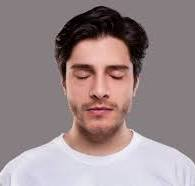
#> input picture BE/1.jpg, 195 x 186 px
$ python -i preprocessing.py   (imports and definitions only)
#> lines starting #> are read from the running program, lines starting #| are printed output that depends on the picture
#> further down, picture is the input picture: shape (186, 195, 3); mean B, G, R 138.2, 136.5, 152.8
import cv2
import numpy as np

class Preprocessing:
    def __init__(self, img_size=(101, 101), normalize=True, detect_both_eyes=True):
        """
        Bộ tiền xử lý nâng cao cho phát hiện mắt rõ nét.
        """
        self.img_size = img_size
        self.normalize = normalize
        self.detect_both_eyes = detect_both_eyes

        # Bộ phát hiện Haar cascade
        self.face_cascade = cv2.CascadeClassifier(cv2.data.haarcascades + 'haarcascade_frontalface_default.xml')
        self.eye_cascade = cv2.CascadeClassifier(cv2.data.haarcascades + 'haarcascade_eye_tree_eyeglasses.xml')

    def enhance_image(self, gray):
        """
        Cải thiện chất lượng ảnh nhưng giữ nguyên độ nét.
        """
        # CLAHE - Cân bằng histogram thích ứng cục bộ (tốt hơn equalizeHist)
        clahe = cv2.createCLAHE(clipLimit=2.0, tileGridSize=(8, 8))
        gray = clahe.apply(gray)

        # Giảm nhiễu nhẹ nhưng giữ cạnh (bilateral filter)
        gray = cv2.bilateralFilter(gray, d=5, sigmaColor=50, sigmaSpace=50)

        return gray

    def sharpen_eye(self, eye_img):
        """
        Làm sắc nét ảnh mắt sau khi resize.
        """
        # Unsharp masking để tăng độ nét
        gaussian = cv2.GaussianBlur(eye_img, (0, 0), 2.0)
        sharpened = cv2.addWeighted(eye_img, 1.5, gaussian, -0.5, 0)

        # Đảm bảo giá trị pixel trong khoảng [0, 255]
        sharpened = np.clip(sharpened, 0, 255).astype(np.uint8)

        return sharpened

    # [66 lines left out: function detect_eyes, not called in this run]

    def preprocess_and_visualize(self, img, save_path=None):
        """
        Xử lý ảnh:
        - Trả về 2 mắt đã chuẩn hóa như trước
        - Vẽ bounding box face và eye lên ảnh gốc, trả về ảnh gốc có khung
        """
        # img = cv2.imread(img_path)
        # if img is None:
        #     raise ValueError(f"Không đọc được ảnh: {img_path}")

        gray = cv2.cvtColor(img, cv2.COLOR_BGR2GRAY)
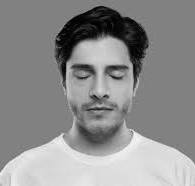
#> gray: shape (186, 195); min 1, max 252, mean 141.5

        # Tăng độ phân giải nếu ảnh quá nhỏ
        h, w = gray.shape
#> h = 186; w = 195
        scale = 1.0
        if h < 400 or w < 400:
            scale = max(400 / h, 400 / w)
#> scale = 2.15
            gray = cv2.resize(gray, None, fx=scale, fy=scale, interpolation=cv2.INTER_CUBIC)
#> gray: shape (400, 419)
            img_disp = cv2.resize(img, None, fx=scale, fy=scale, interpolation=cv2.INTER_CUBIC)
        else:
            img_disp = img.copy()

        gray_enhanced = self.enhance_image(gray)
#> in enhance_image, `gray = clahe.apply(gray)`:
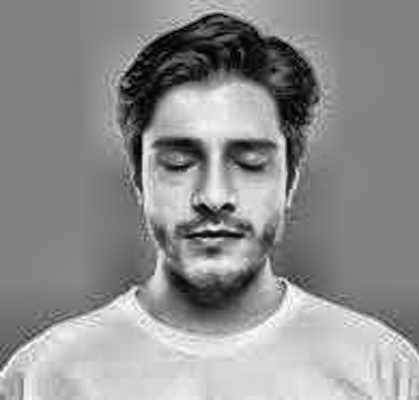
#> gray: shape (400, 419); min 0, max 255, mean 142.8
        faces = self.face_cascade.detectMultiScale(
            gray_enhanced, scaleFactor=1.1, minNeighbors=5, minSize=(101, 101)
        )
#> faces = [[111, 80, 207, 207]]

        eyes_crops = []
        for (x, y, w_f, h_f) in faces:
            # Vẽ khung face
            cv2.rectangle(img_disp, (x, y), (x + w_f, y + h_f), (0, 255, 0), 2)

            face_roi = gray_enhanced[y:y+int(h_f*0.6), x:x+w_f]
            eyes = self.eye_cascade.detectMultiScale(
                face_roi,
                scaleFactor=1.05,
                minNeighbors=8,
                minSize=(30, 30)
            )

            for (ex, ey, ew, eh) in eyes:
                pad_y, pad_x = int(eh * 0.25), int(ew * 0.25)
                y1 = max(0, ey - pad_y)
                y2 = min(face_roi.shape[0], ey + eh + pad_y)
                x1 = max(0, ex - pad_x)
                x2 = min(face_roi.shape[1], ex + ew + pad_x)
                eye_roi = face_roi[y1:y2, x1:x2]

                if eye_roi.shape[0] < 10 or eye_roi.shape[1] < 10:
                    continue

                # Resize và sharpen
                eye_resized = cv2.resize(eye_roi, self.img_size, interpolation=cv2.INTER_CUBIC)
                eye_resized = self.sharpen_eye(eye_resized)
                eye_resized = cv2.equalizeHist(eye_resized)
                if self.normalize:
                    eye_resized = eye_resized.astype("float32") / 255.0
                    eye_resized = np.expand_dims(eye_resized, axis=-1)

                eyes_crops.append(eye_resized)

                # Vẽ khung eye lên ảnh gốc
                ex_disp = int(x + ex - pad_x)
                ey_disp = int(y + ey - pad_y)
                ew_disp = int(ew + 2*pad_x)
                eh_disp = int(eh + 2*pad_y)
                cv2.rectangle(img_disp, (ex_disp, ey_disp), (ex_disp + ew_disp, ey_disp + eh_disp), (0, 0, 255), 2)
#> this loop made 1 pass
#> (x, y, w_f, h_f, eyes) on pass 1: (111, 80, 207, 207, [[113, 62, 45, 45], [44, 59, 51, 51]])
#> pass 1, in preprocess_and_visualize, `face_roi = gray_enhanced[y:y+int(h_f*0.6), x:x+w_f]`:
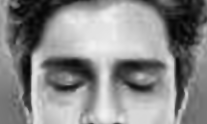
#> face_roi: shape (124, 207); min 3, max 241, mean 137.5
#> pass 1, in sharpen_eye, `gaussian = cv2.GaussianBlur(eye_img, (0, 0), 2.0)`:
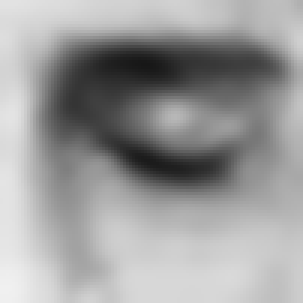
#> gaussian: shape (101, 101) (shown 3 times larger); min 23, max 240, mean 155.4
#> pass 1, in sharpen_eye (call 2), `gaussian = cv2.GaussianBlur(eye_img, (0, 0), 2.0)`:
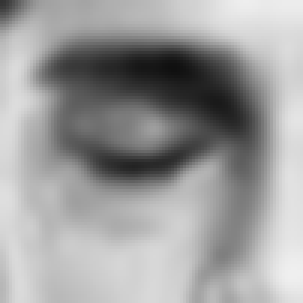
#> gaussian: shape (101, 101) (shown 3 times larger); min 16, max 239, mean 156.4
#> after the loop:
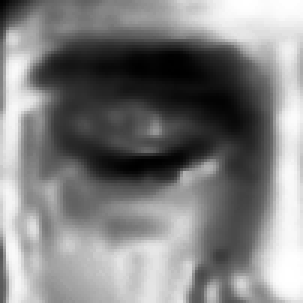
#> eye_resized: shape (101, 101, 1) float32 (shown 3 times larger); min 0, max 1, mean 0.503
#> after the loop:
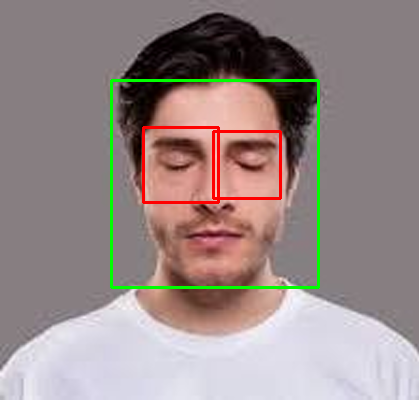
#> img_disp: shape (400, 419, 3); mean B, G, R 135.2, 137.1, 151.4
#> after the loop, eyes_crops = 2 items

        # Nếu không detect được mắt
        if not eyes_crops:
            empty_eye = np.zeros((*self.img_size, 1), dtype=np.float32)
            eyes_crops = [empty_eye, empty_eye]
        elif len(eyes_crops) == 1:
            empty_eye = np.zeros((*self.img_size, 1), dtype=np.float32)
            eyes_crops = [eyes_crops[0], empty_eye]
        else:
            eyes_crops = eyes_crops[:2]

        if save_path:
            cv2.imwrite(save_path, img_disp)

        return img_disp, eyes_crops

>>> import cv2
>>> picture = cv2.imread('1.jpg')
>>> result = Preprocessing().preprocess_and_visualize(picture)
